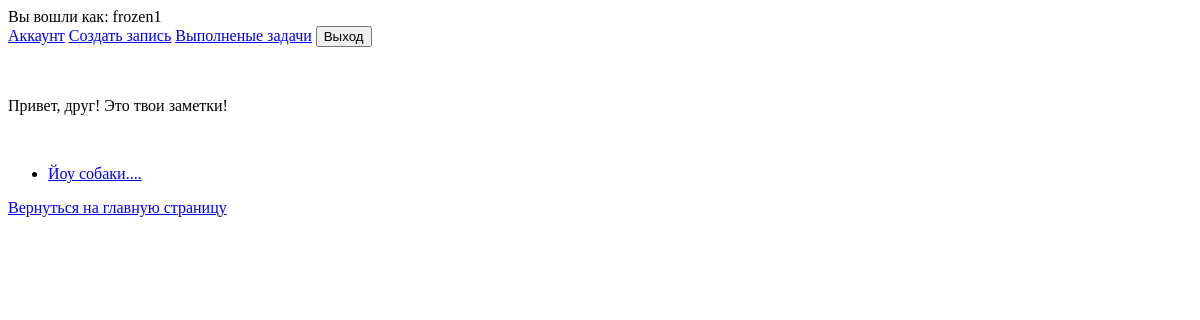
The page /current/ (signed in) on the database as committed earlier.
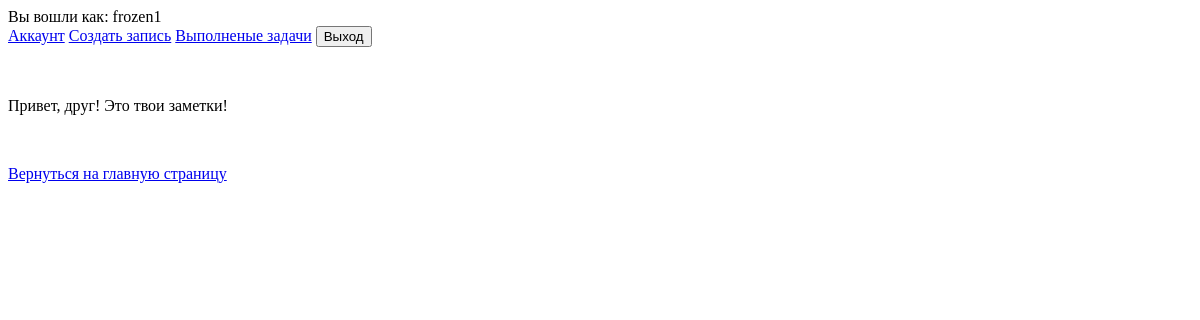
The same page on the database as committed later.
### todo/models.py (models this page shows, shortened)
class Todo(models.Model):
    title = models.CharField(max_length=100)
    memo = models.TextField(blank=True)
    created = models.DateTimeField(auto_now_add=True)
    datecompleted = models.DateTimeField(null=True, blank=True)
    important = models.BooleanField(default=False)
    user = models.ForeignKey(User, on_delete=models.CASCADE)

### todo/views.py (the view)
# urls.py: path('current/', current_todos, name='current_todos'),
@login_required
def current_todos(request):
    todos = Todo.objects.filter(user=request.user, datecompleted__isnull=True)
    return render(request, 'todo/current_todos.html', {'todos': todos})

### todo/templates/todo/current_todos.html (shortened to what this page needs)
{% extends 'todo/base.html' %}
{% block content %}
    <p>Привет, друг! Это твои заметки!</p>
    <ul>
        {% for todo in todos %}
            <li>
                <a href="{% url 'viewtodo' todo.id %}">
                    {% if todo.important %}
                    <b>{{ todo.title }}</b>
                    {% else %}
                    {{ todo.title }}
                    {% endif %}
                </a>
            </li>
        {% endfor %}
    </ul>
    <a href="{% url 'home' %}">Вернуться на главную страницу</a>
{% endblock %}

Rows that differ between the two databases and show on the page:
no longer on this page (row edited): Todo: title "Йоу собаки...."
